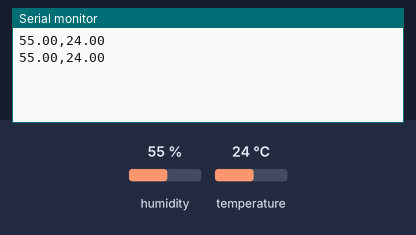
The sketch below on a simulated Arduino Uno, built with avr-gcc and run on an emulated ATmega328P. Shown: the last lines printed to the serial monitor. The test bench sets the inputs (shaded band); at power-on: humidity 55 %, temperature 24 °C.

Above: at 2.8 s.
2.9 s: humidity set to 22 %
At 5.3 s:
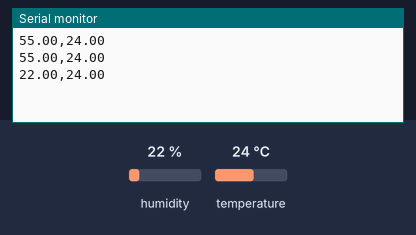
5.6 s: temperature set to 12 °C
At 6.5 s:
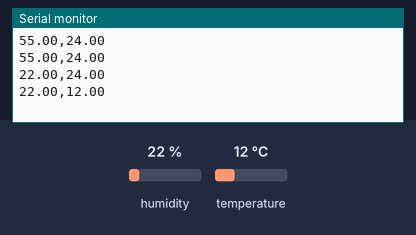
8.3 s: humidity set to 40 %
At 11.3 s:
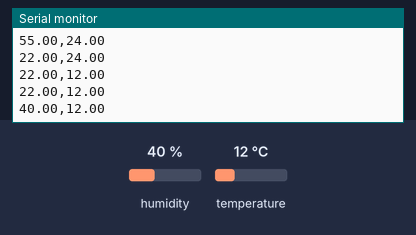
Timing chart, 0 to 12.8 s (numbered marks = the images above; inputs shaded):
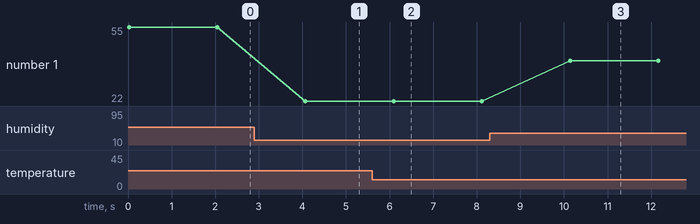

Measured:
- after the input at 2.9 s, the serial monitor: prints a new line after 1.2 s (image 1)
- after the input at 5.6 s, the serial monitor: prints a new line after 0.50 s (image 2)
- after the input at 8.3 s, the serial monitor: prints a new line after 1.8 s (image 3)
- plotted number 1: 55 → 22 after the input at 2.9 s, 22 → 40 after the input at 8.3 s

The sketch:

DHt11_nr.ino
```cpp
#include <DHT.h>
#define DHTPIN 2
#define DHTTYPE DHT11
DHT dht(DHTPIN,DHTTYPE);

void setup() {
  // put your setup code here, to run once:
  dht.begin();
  Serial.begin(9600);
}

void loop() {
  // put your main code here, to run repeatedly:
  float H = dht.readHumidity();
  float T = dht.readTemperature();
  String dhtData = String(H) + "," + String(T);
  Serial.println(dhtData);
  delay(2000);
}
```
